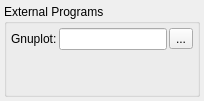
     <widget class="QWidget" name="tabTools">
      <attribute name="title">
       <string>Tools</string>
      </attribute>
      <layout class="QGridLayout" name="gridLayout_11">
       <property name="leftMargin">
        <number>4</number>
       </property>
       <property name="topMargin">
        <number>4</number>
       </property>
       <property name="rightMargin">
        <number>4</number>
       </property>
       <property name="bottomMargin">
        <number>4</number>
       </property>
       <property name="spacing">
        <number>2</number>
       </property>
       <item row="0" column="0">
        <widget class="QGroupBox" name="groupBox_14">
         <property name="title">
          <string>External Programs</string>
         </property>
         <layout class="QGridLayout" name="gridLayout_12">
          <property name="leftMargin">
           <number>4</number>
          </property>
          <property name="topMargin">
           <number>4</number>
          </property>
          <property name="rightMargin">
           <number>4</number>
          </property>
          <property name="bottomMargin">
           <number>4</number>
          </property>
          <property name="spacing">
           <number>2</number>
          </property>
          <item row="0" column="2">
           <widget class="QToolButton" name="btnGpl">
            <property name="text">
             <string>...</string>
            </property>
           </widget>
          </item>
          <item row="0" column="1">
           <widget class="QLineEdit" name="editGpl">
            <property name="text">
             <string/>
            </property>
           </widget>
          </item>
          <item row="0" column="0">
           <widget class="QLabel" name="label_49">
            <property name="sizePolicy">
             <sizepolicy hsizetype="Fixed" vsizetype="Preferred">
              <horstretch>0</horstretch>
              <verstretch>0</verstretch>
             </sizepolicy>
            </property>
            <property name="text">
             <string>Gnuplot:</string>
            </property>
            <property name="buddy">
             <cstring>editGpl</cstring>
            </property>
           </widget>
          </item>
          <item row="1" column="0" colspan="3">
           <spacer name="verticalSpacer_7">
            <property name="orientation">
             <enum>Qt::Vertical</enum>
            </property>
            <property name="sizeHint" stdset="0">
             <size>
              <width>20</width>
              <height>40</height>
             </size>
            </property>
           </spacer>
          </item>
         </layout>
        </widget>
       </item>
      </layout>
     </widget>
